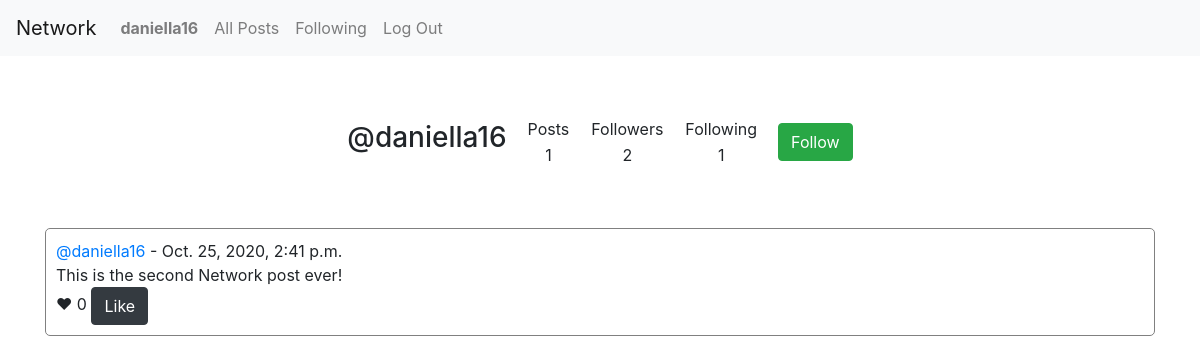
Page /user/daniella16 (signed in) on the committed database.
### network/models.py (models this page shows)
class User(AbstractUser):
    pass

class Post(models.Model):
    text = models.CharField(max_length=300)
    user = models.ForeignKey(User, on_delete=models.CASCADE, related_name='creator')
    likes = models.ManyToManyField(User, blank=True, related_name="liked_by")
    timestamp = models.DateTimeField(auto_now_add=True)

### network/views.py (the view)
# urls.py: path("user/<str:username>", views.profile, name="profile"),
def profile(request, username):
    try:
        user = User.objects.get(username=username)
    except:
        return render(request, "network/error.html", {
            'error': "The profile you requested does not exist."
        })
    user_profile = Profile.objects.get(user=user)
    followers = user_profile.follower.all()
    following = user_profile.following.all()
    posts = Post.objects.filter(user=user).order_by('-timestamp')
    return render(request, "network/profile.html", {
        'user': user,
        'user_profile': user_profile,
        'posts': posts,
        'followers': followers,
        'following': following
    })

### network/templates/network/profile.html (shortened to what this page needs)
{% extends "network/layout.html" %}
{% block body %}
  <div class="container">
    <div class="row">
      <div class="col-3"></div>
      <div class="col-6">
        <table class="profile__info--table">
          <tr>
            <td class="info__table--primary"><h3>@{{ user.username }}</h3></td>
            <td class="info__table--primary">
              <table>
                <tr>
                  <td>Posts</td>
                </tr>
                <tr>
                  <td>{{ posts.count }}</td>
                </tr>
              </table>
            </td>
            <td class="info__table--primary">
              <table>
                <tr>
                  <td>Followers</td>
                </tr>
                <tr>
                  <td class="user__followers">{{ followers.count }}</td>
                </tr>
              </table>
            </td>
            <td class="info__table--primary">
              <table>
                <tr>
                  <td>Following</td>
                </tr>
                <tr>
                  <td>{{ following.count }}</td>
                </tr>
              </table>
            </td>
            {% if request.user.is_authenticated %}
              {% if request.user != user %}
                <td class="info__table--primary">
                  {% if request.user in user_profile.follower.all %}
                    <button type="button" id="btn-unfollow" class="btn btn-danger btn-follow" data-user="{{user.username}}">Unfollow</button>
                  {% else %}
                    <button type="button" id="btn-follow" class="btn btn-success btn-follow" data-user="{{user.username}}">Follow</button>
                  {% endif %}
                </td>
              {% endif %}
            {% endif %}
          </tr>
        </table>
      </div>
      <div class="col-3"></div>
    </div>
    <div class="row">
      <div class="col-12">
        {% for post in posts %}
          <div class="post__container">
            <a href="{{ post.user }}">@{{ post.user }}</a> - {{ post.timestamp }}
            <br>
            <p class="post__text--container post__{{ post.id }}--container">{{ post.text }}</p>
            &hearts; <span class="post__{{ post.id }}--likes">{{ post.likes.count }}</span>
            {% if request.user.is_authenticated %}
              {% if request.user in post.likes.all %}
                <button type="button" name="" class="btn btn-light btn-like" data-func="unlike" data-id="{{ post.id }}">Unlike</button>
              {% else %}
                <button type="button" name="" class="btn btn-dark btn-like" data-func="like" data-id="{{ post.id }}">Like</button>
              {% endif %}
            {% endif %}
          </div>
        {% endfor %}
      </div>
    </div>
  </div>
{% endblock %}

### network/templates/network/layout.html (shortened to what this page needs)
{% load static %}
<!DOCTYPE html>
<html lang="en">
    <head>
        <link rel="stylesheet" href="https://stackpath.bootstrapcdn.com/bootstrap/4.4.1/css/bootstrap.min.css">
        <link href="{% static 'network/styles.css' %}" rel="stylesheet">
    </head>
    <body>
        <nav class="navbar navbar-expand-lg navbar-light bg-light">
            <a class="navbar-brand" href="#">Network</a>
            <div>
              <ul class="navbar-nav mr-auto">
                {% if user.is_authenticated %}
                    <li class="nav-item">
                        <a class="nav-link" href="#"><strong>{{ user.username }}</strong></a>
                    </li>
                {% endif %}
                <li class="nav-item">
                  <a class="nav-link" href="{% url 'index' %}">All Posts</a>
                </li>
                {% if user.is_authenticated %}
                    <li class="nav-item">
                        <a class="nav-link" href="{% url 'following' %}">Following</a>
                    </li>
                    <li class="nav-item">
                        <a class="nav-link" href="{% url 'logout' %}">Log Out</a>
                    </li>
                {% endif %}
              </ul>
            </div>
          </nav>
        <div class="body">
            {% block body %}
            {% endblock %}
        </div>
        {% load staticfiles %}
    </body>
</html>

### network/static/network/styles.css (style rules this page uses)
.row { margin-top: 50px; }
.post__container { border: 1px solid gray; border-radius: 5px; margin-bottom: 10px; padding: 10px; }
.profile__info--table { margin: auto; }
.info__table--primary { padding: 10px; }
.info__table--primary td { text-align: center; }
.post__text--container { margin-bottom: 0px !important; }

### rows in the picture
User: username "daniella16"
Post: user "daniella16", timestamp "Oct. 25, 2020, 2:41 p.m.", text "This is the second Network post ever!", likes.count "0"

### other values in the picture
{{ posts.count }} "1"
{{ followers.count }} "2"
{{ following.count }} "1"
